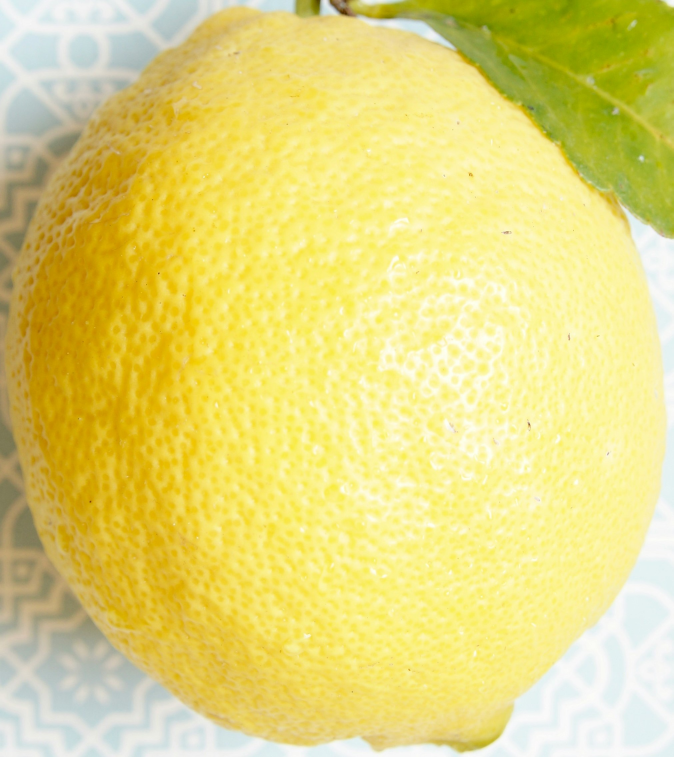
#> input picture template.jpg, 2020 x 2271 px (shown at 1/3 size)
$ jupyter execute --allow-errors Lab3.ipynb
#> lines starting #> are read from the running program, lines starting #| are printed output that depends on the picture
[cell 1]
import cv2 as cv
import numpy as np
import matplotlib.pyplot as plt

[cell 2]
img_t = cv.imread('template.jpg', 0)
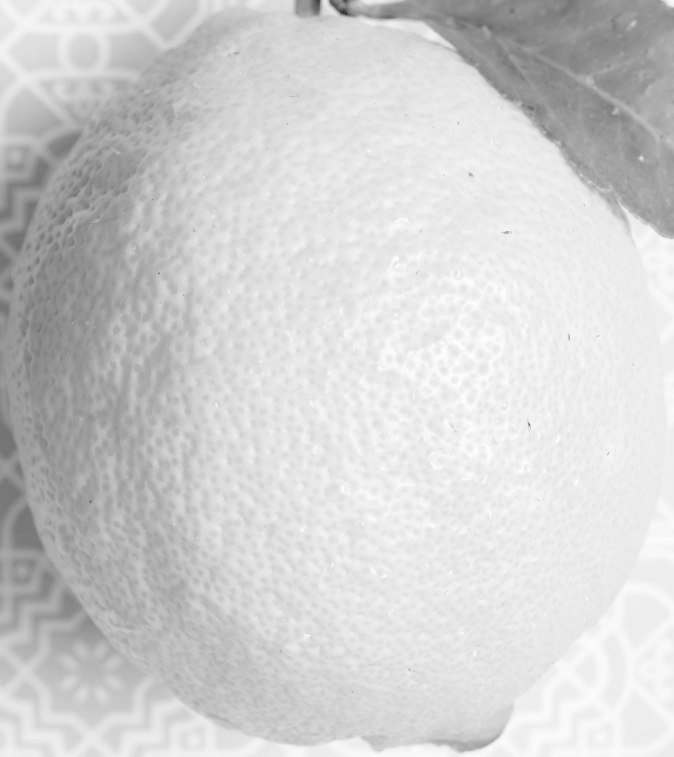
#> img_t: shape (2271, 2020) (shown at 1/3 size); min 41, max 255, mean 208.9
img = cv.imread('lemons.jpg', 0)

[cell 3]
# [5 lines of commented-out code are left out]

[cell 4]
img_fourier_t = np.fft.fft2(img_t)
img_fourier_shift_t = np.fft.fftshift(img_fourier_t)
magnitude_spectrum_t = 20*np.log(np.abs(img_fourier_shift_t))
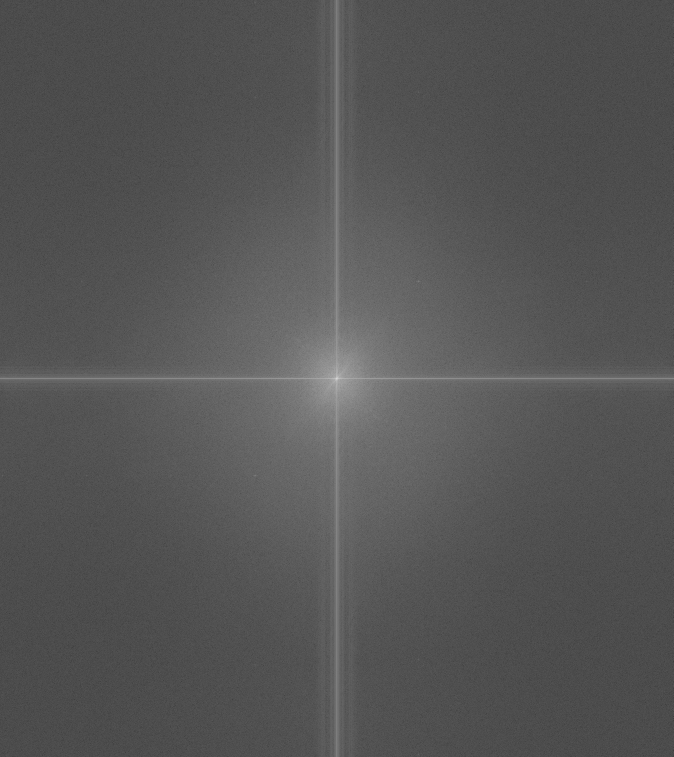
#> magnitude_spectrum_t: shape (2271, 2020) float64 (shown at 1/3 size); min -2.19, max 413.6, mean 138; drawn with min black and max white

[cell 5]
# [5 lines of commented-out code are left out]

[cell 6]
# [5 lines of commented-out code are left out]

#> (a cell that did not finish here is left out)

[cell 8]
# [5 lines of commented-out code are left out]

[cell 9]
h, w = img_t.shape
#> h = 2271; w = 2020
#> (the rest of this cell did not finish here and is left out)
